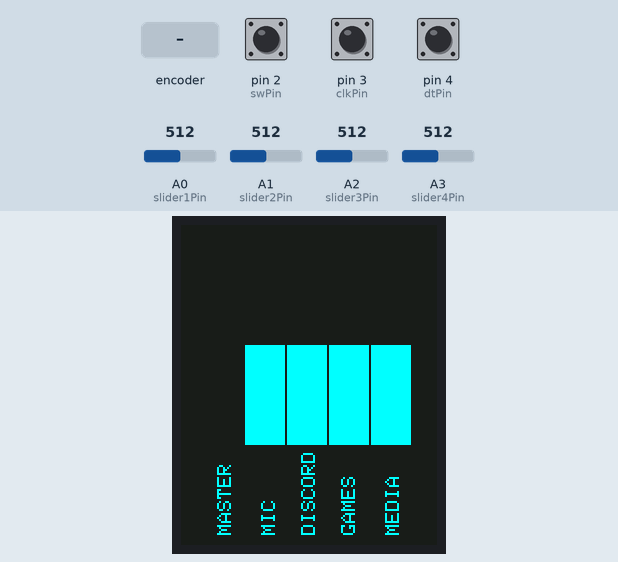
The sketch below on a simulated Arduino Uno, built with avr-gcc and run on an emulated ATmega328P. Parts: 128×160 colour display. Inputs (shaded band) come from the test bench; at power-on: A0 (slider1Pin) = 512, A1 (slider2Pin) = 512, A2 (slider3Pin) = 512, A3 (slider4Pin) = 512, pin 2 (swPin) HIGH, pin 3 (clkPin) HIGH, pin 4 (dtPin) HIGH. What the sketch prints to the serial monitor is not drawn.

Above: at 1.3 s.
1.4 s: rotary encoder on pin 3 (clkPin) / pin 4 (dtPin) turned 3 steps (first pin leading)
At 3.2 s:
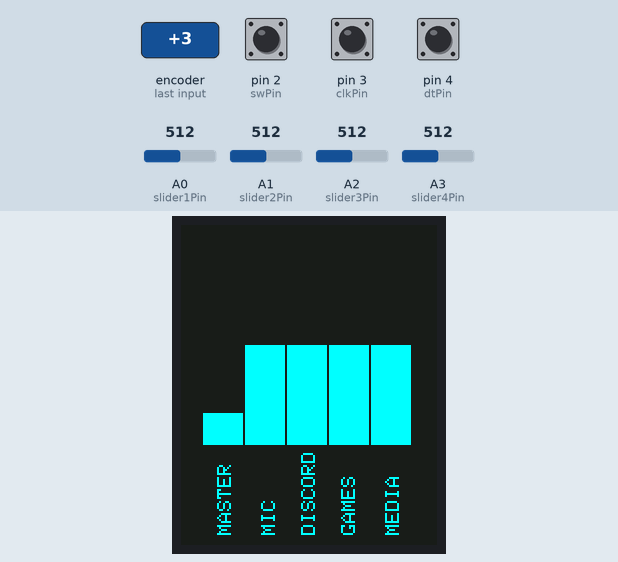
3.5 s: A0 (slider1Pin) set to 716
At 4.3 s:
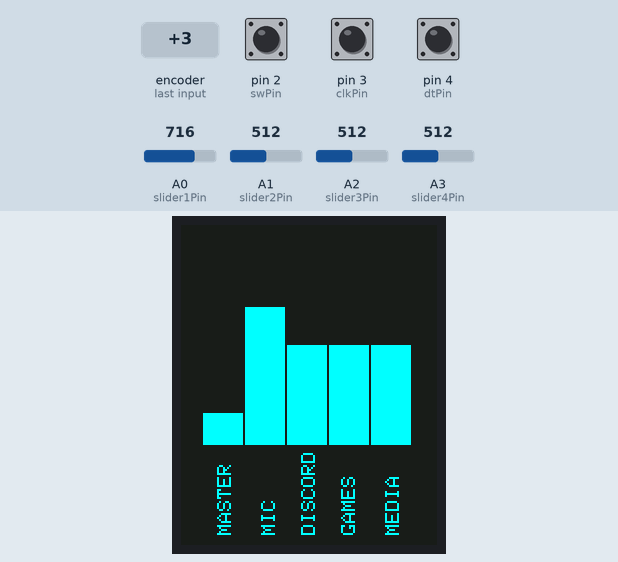
5.3 s: A1 (slider2Pin) set to 533
At 6.4 s:
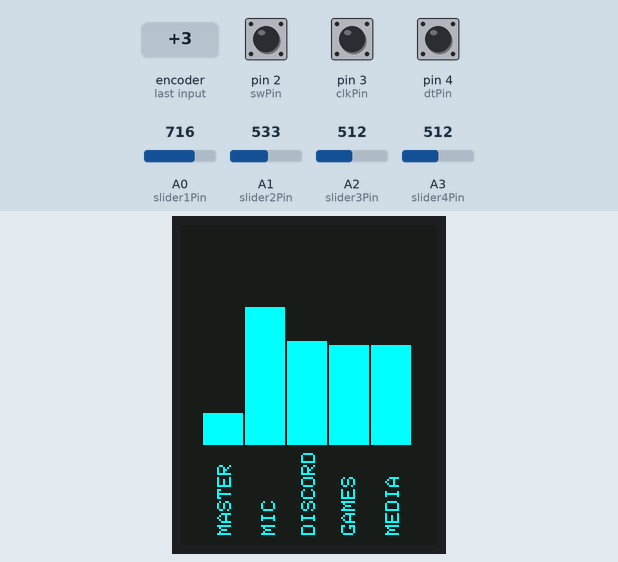
7.0 s: A2 (slider3Pin) set to 532
8.7 s: A3 (slider4Pin) set to 716
At 9.6 s:
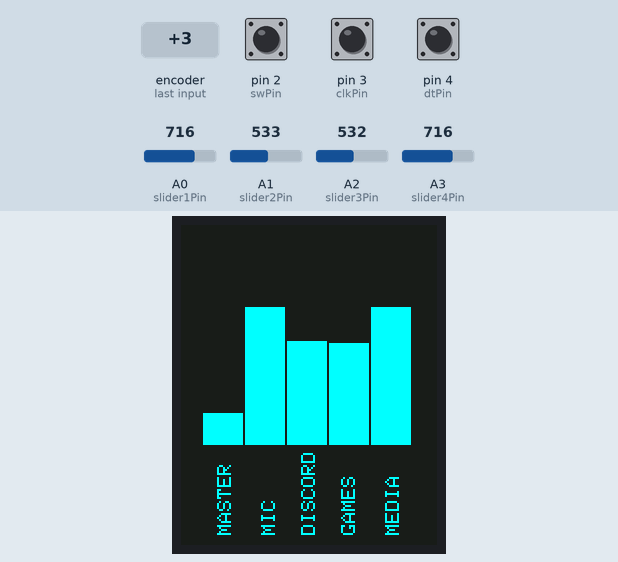
10.4 s: A1 (slider2Pin) set to 716
At 11.7 s:
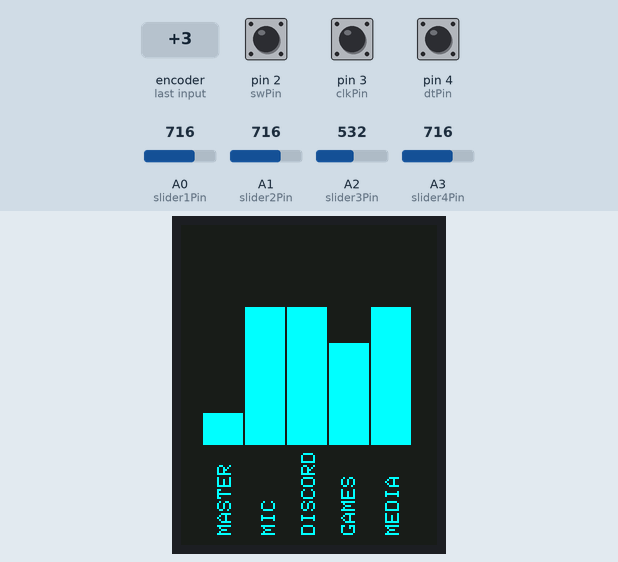
Timing chart, 0 to 13.2 s (numbered marks = the images above; inputs shaded):
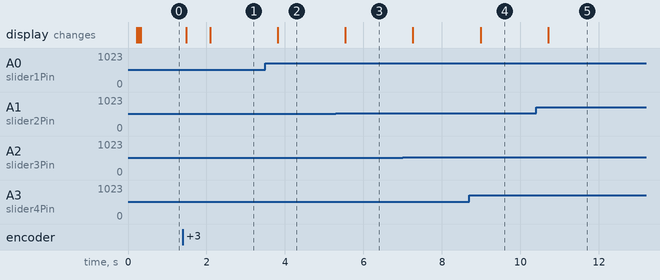

The sketch:

Version_1.ino
```cpp
#include <Adafruit_GFX.h>
#include <Adafruit_ST7735.h>
#include <SPI.h>
#include "Ucglib.h"


#define TFT_CS     10
#define TFT_RST    8
#define TFT_DC     9

Adafruit_ST7735 tft = Adafruit_ST7735(TFT_CS,  TFT_DC, TFT_RST);
Ucglib_ST7735_18x128x160_SWSPI ucg(/*sclk=*/ 13, /*data=*/ 11, /*cd=*/ 9, /*cs=*/ 10, /*reset=*/ 8);


#define BACKCOLOR 0x18E3
#define BARCOLOR 0x07e0 + 0x001f
#define SCALECOLOR 0xFFFF

const int NUM_SLIDERS = 5;

// Slider Pins
const int slider1Pin = A0;
const int slider2Pin = A1;
const int slider3Pin = A2;
const int slider4Pin = A3;

// Rotary Encoder Pins
const int clkPin = 3;  // CLK pin
const int dtPin = 4;  // DT pin
const int swPin = 2;   // SW pin

// Encoder Sensitivity (pips for max volume)
const int sens1 = 30;   // One full turn
const int sens2 = 60;   // Two full turns
const int sens3 = 120;  // Four full turns

// Button States
const int numStates = 3;
const int LOW_STATE = 0;
const int MED_STATE = 1;
const int HIGH_STATE = 2;

// Variables
unsigned long previousTime = 0;
bool Mute = false;
int unMute = 0;
volatile int counter = 0;                 // Rotary encoder counter
volatile boolean clkState = 0;            // CLK pin state
volatile boolean encoderPressed = false;  // Button press flag
unsigned long debounceTime = 0;           // Debounce time
const unsigned long debounceDelay = 200;  // Debounce delay in milliseconds
int currentState = LOW_STATE;
bool shutdownActive = false;
bool shutdownPressed = false;
bool lastButtonState = HIGH;
unsigned long lastDebounceTime = 0;
int range = sens1;  // Encoder range for max volume (how many pips to turn, for me 30 pips = 1 full rotation)

int analogSliderValues[NUM_SLIDERS];

int LastPercent[NUM_SLIDERS] = {0,0,0,0,0};

void setup()
{
  // Setup sliders and inputs
  pinMode(slider1Pin, INPUT);
  pinMode(slider2Pin, INPUT);
  pinMode(slider3Pin, INPUT);
  pinMode(slider4Pin, INPUT);

  // Rotary encoder pins as input with pull-up resistors
  pinMode(clkPin, INPUT_PULLUP);
  pinMode(dtPin, INPUT_PULLUP);
  pinMode(swPin, INPUT_PULLUP);

  // Attach interrupts to the CLK and SW pins
  attachInterrupt(digitalPinToInterrupt(clkPin), handleEncoder, CHANGE);
  attachInterrupt(digitalPinToInterrupt(swPin), handleSwitch, FALLING);

  Serial.begin(9600);
  Serial.print("Hello!");

  tft.initR(INITR_BLACKTAB);   // initialize a ST7735S chip, black tab
  tft.fillScreen(BACKCOLOR);
  DisplayText();
  tft.setRotation(0);
}

void loop()
{


  // If encoder was pressed
  if (encoderPressed && (millis() - debounceTime) >= debounceDelay)
    {
    Serial.println("Encoder button pressed!");
        if (Mute == true)
        {
           Mute = false;
           counter = unMute;
        }
        else
        {
           Mute = true;
           unMute = counter;
        }
    encoderPressed = false;
    // debounceTime = 0;

    }

  updateSliderValues();
  sendSliderValues();   // Actually send data (all the time)
  printSliderValues();  // For debug
  delay(500);
}

void DisplayText()
{
   //First Line
    tft.setRotation(3);
    tft.setCursor(5, 18);
    tft.setTextColor(BARCOLOR);
    tft.setTextSize(1);
    tft.println("MASTER");
   //Second Line
    tft.setRotation(3);
    tft.setCursor(5, 40);
    tft.setTextColor(BARCOLOR);
    tft.setTextSize(1);
    tft.println("MIC");
  //Third Line
    tft.setRotation(3);
    tft.setCursor(5, 60);
    tft.setTextColor(BARCOLOR);
    tft.setTextSize(1);
    tft.println("DISCORD");
  //Fourth Line
    tft.setRotation(3);
    tft.setCursor(5, 80);
    tft.setTextColor(BARCOLOR);
    tft.setTextSize(1);
    tft.println("GAMES");
  //Fifth Line
    tft.setRotation(3);
    tft.setCursor(5, 102);
    tft.setTextColor(BARCOLOR);
    tft.setTextSize(1);
    tft.println("MEDIA");
}

void updateSliderValues()
{
  // Map counter from rotary encoder to same range as other sliders
  analogSliderValues[0] = map(counter, 0, range, 0, 1024);
  //Slider Values
  analogSliderValues[1] = analogRead(slider1Pin);
  analogSliderValues[2] = analogRead(slider2Pin);
  analogSliderValues[3] = analogRead(slider3Pin);
  analogSliderValues[4] = analogRead(slider4Pin);

  int newPercent[NUM_SLIDERS];

    newPercent[0] = int((analogSliderValues[0]/1024.0)* 100.0);
    newPercent[1] = int((analogSliderValues[1]/1024.0)* 100.0);
    newPercent[2] = int((analogSliderValues[2]/1024.0)* 100.0);
    newPercent[3] = int((analogSliderValues[3]/1024.0)* 100.0);
    newPercent[4] = int((analogSliderValues[4]/1024.0)* 100.0);
    //Encoder
    if (newPercent[0] != LastPercent[0])
      {
      drawBar0(newPercent[0]);
      delay(50);
      }
    //Slider1
    if (newPercent[1] != LastPercent[1])
      {
        drawBar1(newPercent[1]);
        delay(50);

      }
    //Slider2
    if (newPercent[2] != LastPercent[2])
      {
      drawBar2(newPercent[2]);
      delay(50);
      }
    //Slider3
    if (newPercent[3] != LastPercent[3])
      {
      drawBar3(newPercent[3]);
      delay(50);
      }
    //Slider4
    if (newPercent[4] != LastPercent[4])
      {
      drawBar4(newPercent[4]);
      delay(50);
      }
}

void drawBar0 (int nPer)
{

  if(nPer < LastPercent[0])
    {
    tft.fillRect(11,10+(100-LastPercent[0]), 20, (LastPercent[0] - nPer),  BACKCOLOR);
    }
  else
    {
    tft.fillRect(11,10+(100-nPer), 20, (nPer - LastPercent[0]),  BARCOLOR);
    }
  LastPercent[0] = nPer;

}

void drawBar1 (int nPer)
{

  if(nPer < LastPercent[1])
    {
    tft.fillRect(32, 10 + (100-LastPercent[1]), 20, LastPercent[1] - nPer,  BACKCOLOR);
    }
  else
    {
    tft.fillRect(32, 10 + (100-nPer), 20, nPer - LastPercent[1],  BARCOLOR);
    }
  LastPercent[1] = nPer;

}

void drawBar2 (int nPer)
{

  if(nPer < LastPercent[2])
    {
    tft.fillRect(53, 10 + (100-LastPercent[2]), 20, LastPercent[2] - nPer,  BACKCOLOR);
    }
  else
    {
    tft.fillRect(53, 10 + (100-nPer), 20, nPer - LastPercent[2],  BARCOLOR);
    }
  LastPercent[2] = nPer;

}

void drawBar3 (int nPer)
{

  if(nPer < LastPercent[3])
    {
    tft.fillRect(74, 10 + (100-LastPercent[3]), 20, LastPercent[3] - nPer,  BACKCOLOR);
    }
  else
    {
    tft.fillRect(74, 10 + (100-nPer), 20, nPer - LastPercent[3],  BARCOLOR);
    }
  LastPercent[3] = nPer;

}

void drawBar4 (int nPer)
{

  if(nPer < LastPercent[4])
    {
    tft.fillRect(95, 10 + (100-LastPercent[4]), 20, LastPercent[4] - nPer,  BACKCOLOR);
    }
  else
    {
    tft.fillRect(95, 10 + (100-nPer), 20, nPer - LastPercent[4],  BARCOLOR);
    }
  LastPercent[4] = nPer;

}

void sendSliderValues() {
  // Create String
  String builtString = String("");

  // For each slider add the value to the string
  for (int i = 0; i < NUM_SLIDERS; i++) {
    builtString += String((int)analogSliderValues[i]);

    if (i < NUM_SLIDERS - 1) {
      builtString += String("|");
    }
  }
  // Send the built string
  Serial.println(builtString);
}

void printSliderValues()
{
  for (int i = 0; i < NUM_SLIDERS; i++)
  {
    String printedString = String("Slider #") + String(i + 1) + String(": ") + String(analogSliderValues[i]) + String(" mV");
    Serial.write(printedString.c_str());

    if (i < NUM_SLIDERS - 1) {
      Serial.write(" | ");
    } else {
      Serial.write("\n");
    }
  }
}


// Interrupt handler for CLK pin
void handleEncoder()
{
  // Read the current state of CLK and DT pins
  boolean clkStateNew = digitalRead(clkPin);
  boolean dtState = digitalRead(dtPin);

  // Check if CLK state has changed
  if (clkState != clkStateNew)
  {
    // If CLK and DT pins are different, increment the counter
    if (clkStateNew != dtState)
      {
      counter++;
      }
    // If CLK and DT pins are the same, decrement the counter
    else
      {
      counter--;
      }
    // Limit how many pips to count for max volume
    counter = constrain(counter, 0, range);
  }

  // Update the CLK pin state
  clkState = clkStateNew;
}

// Interrupt handler for SW pin
void handleSwitch()
{
  // Check if the debounce time has not elapsed
  if ((millis() - debounceTime) < debounceDelay)
   {
    return;  // Ignore the button press
   }

  // Set the button pressed flag
  encoderPressed = true;

  // Update the debounce time
  debounceTime = millis();
}


void changeState()
{
  currentState++;
  if (currentState >= numStates)
    {
    currentState = LOW_STATE;
    }
  switch (currentState)
    {
    case LOW_STATE:
      Serial.println("LOW STATE");
      counter = counter * sens1 / sens3;
      range = 30;
      break;
    case MED_STATE:
      Serial.println("MED STATE");
      counter = counter * sens2 / sens1;
      range = 60;
      break;
    case HIGH_STATE:
      Serial.println("HIGH STATE");
      counter = counter * sens3 / sens2;
      range = 120;
      break;
    }
}
```

Measured:
- after the input at 1.4 s, the display: first changes after 0.09 s (image 1 shows a later state)
- after the input at 3.5 s, the display: changes after 0.32 s (image 2)
- after the input at 5.3 s, the display: changes after 0.24 s (image 3)
- after the input at 8.7 s, the display: changes after 0.29 s (image 4)
- after the input at 10.4 s, the display: changes after 0.31 s (image 5)
